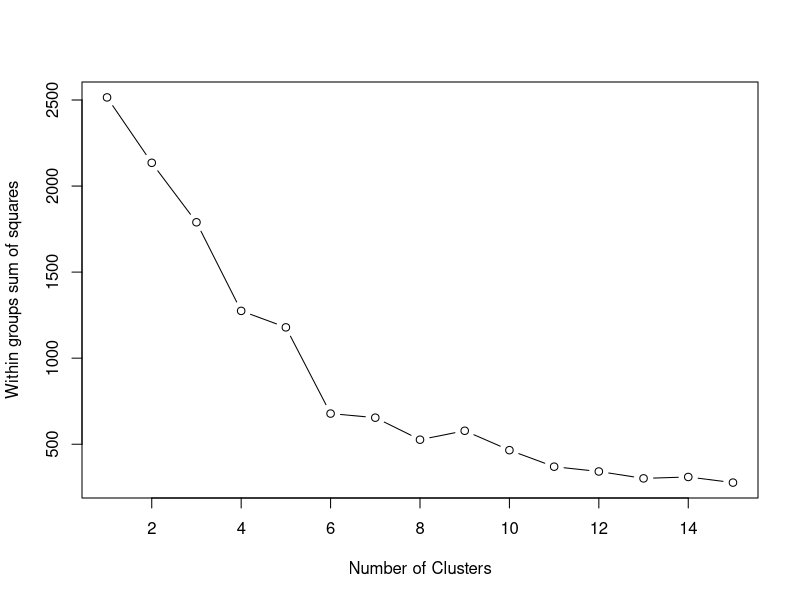
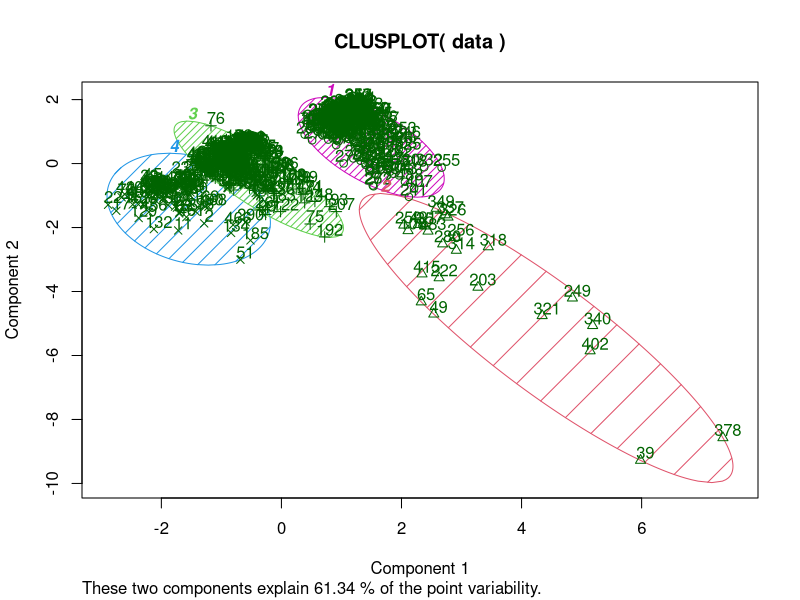
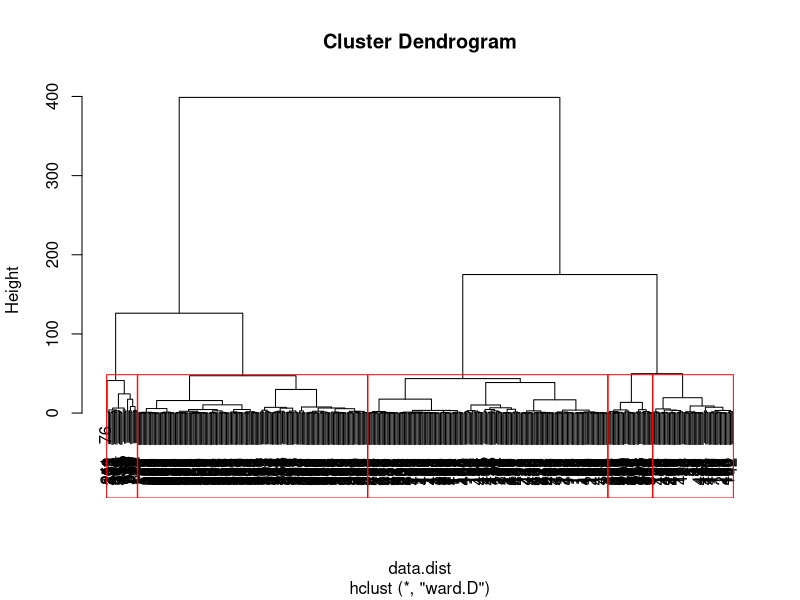
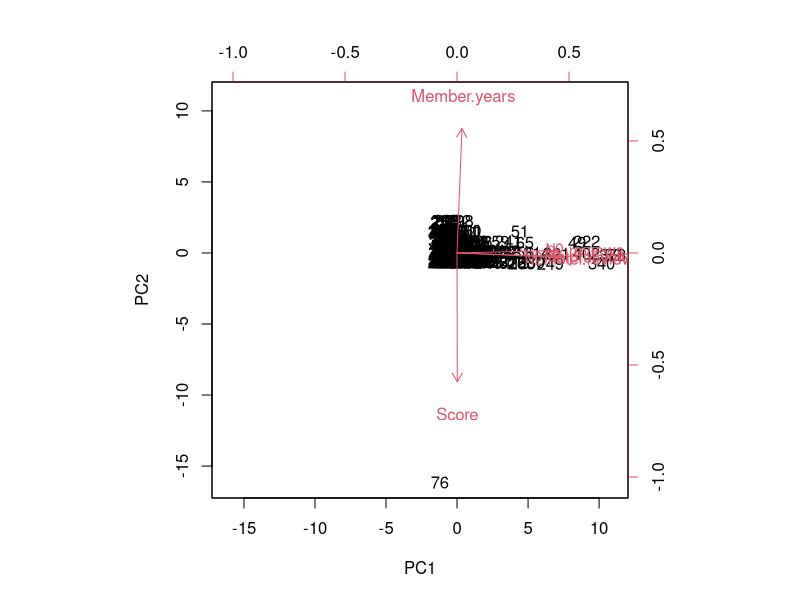
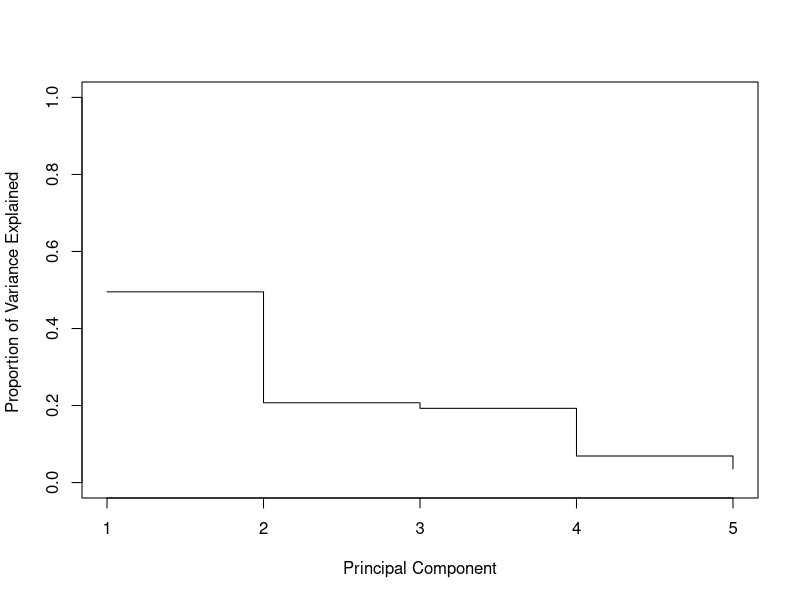
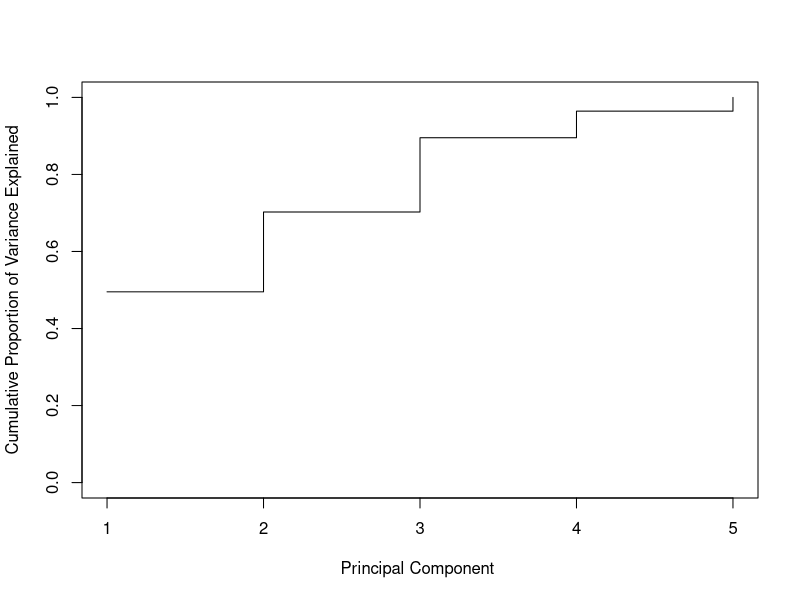

Recreate these plots in R, in order.
lasvegas = read.table("LasVegas.csv", sep=";", header = T)
attach(lasvegas)

summary(lasvegas)

# K-means clustering

set.seed(1)
data = data.frame(Score, Nr..rooms, Nr..hotel.reviews, Helpful.votes, Member.years)
data = scale(data)

wss = (nrow(data)-1)*sum(apply(data,2,var))
for (i in 2:15) wss[i] <- sum(kmeans(data, centers=i)$withinss)
plot(1:15, wss, type="b", xlab="Number of Clusters",
     ylab="Within groups sum of squares")

# with 4 clusters
fit = kmeans(data, 4)

# get cluster means
aggregate(data,by=list(fit$cluster),FUN=mean)

# append cluster assignment
data = data.frame(data, fit$cluster)

library(cluster) 
clusplot(data, fit$cluster, color=TRUE, shade=TRUE, 
         labels=2, lines=0)

# Hierarchical clustering

data.dist = dist(data, method = "euclidean") # distance matrix

data.fit = hclust(data.dist, method="ward.D") 

plot(data.fit) # display dendogram
data.groups = cutree(data.fit, k=5) # cut tree into 5 clusters

# draw dendogram with red borders around the 5 clusters 
rect.hclust(data.fit, k=5, border="red")

# PCA
data = data.frame(Score, Nr..reviews, Nr..hotel.reviews, Helpful.votes, Member.years)
pr.out = prcomp(data, scale=TRUE)

names(pr.out)

pr.out$rotation=-pr.out$rotation
pr.out$x=-pr.out$x
biplot(pr.out, scale=0)

pr.sqrt = pr.out$sdev^2
pve = pr.sqrt / sum(pr.sqrt)

plot(pve, xlab="Principal Component", ylab="Proportion of Variance Explained ", ylim=c(0,1),type="s")
plot(cumsum(pve), xlab="Principal Component ", ylab=" Cumulative Proportion of Variance Explained ", ylim=c(0,1), type="s")
